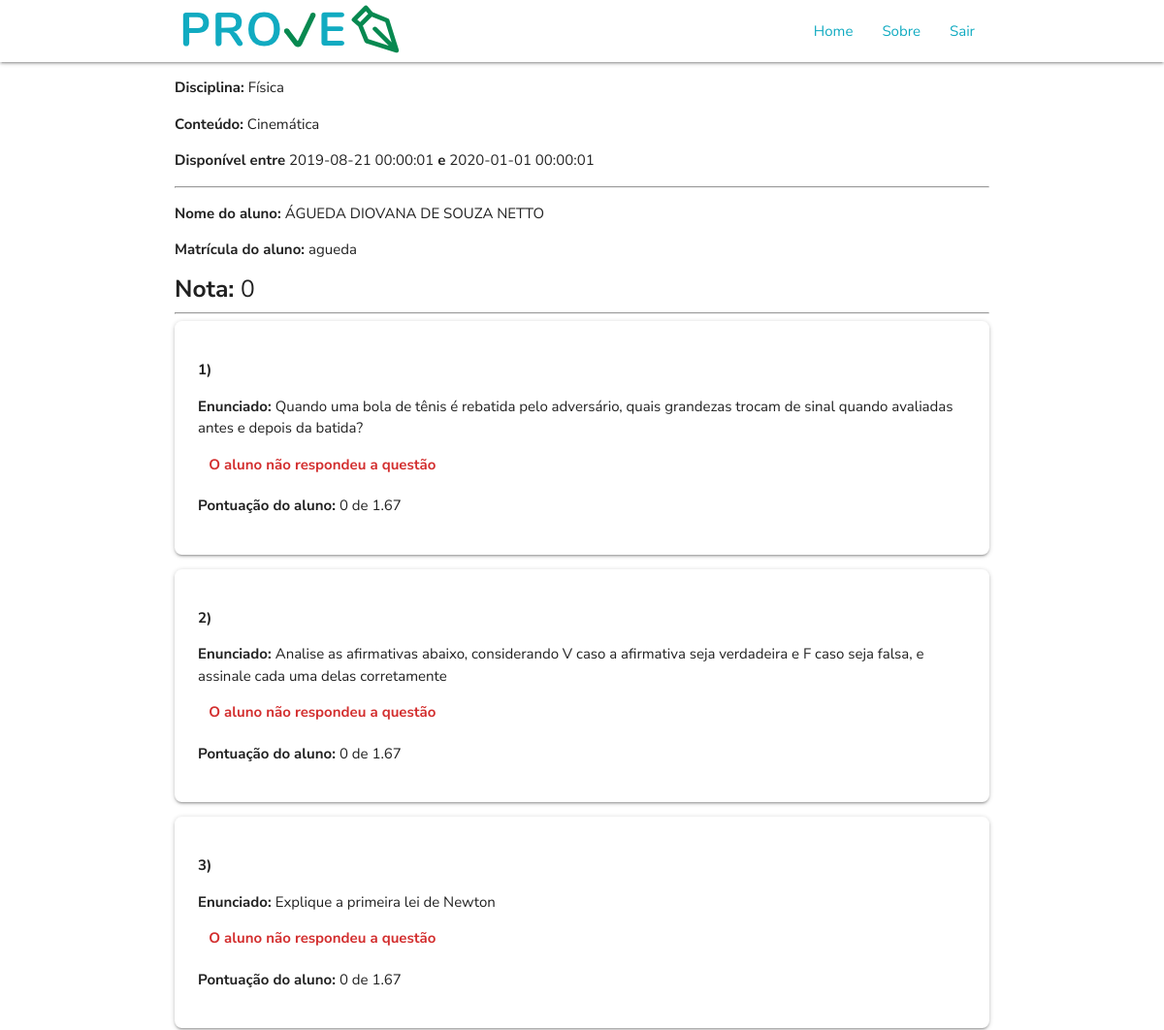
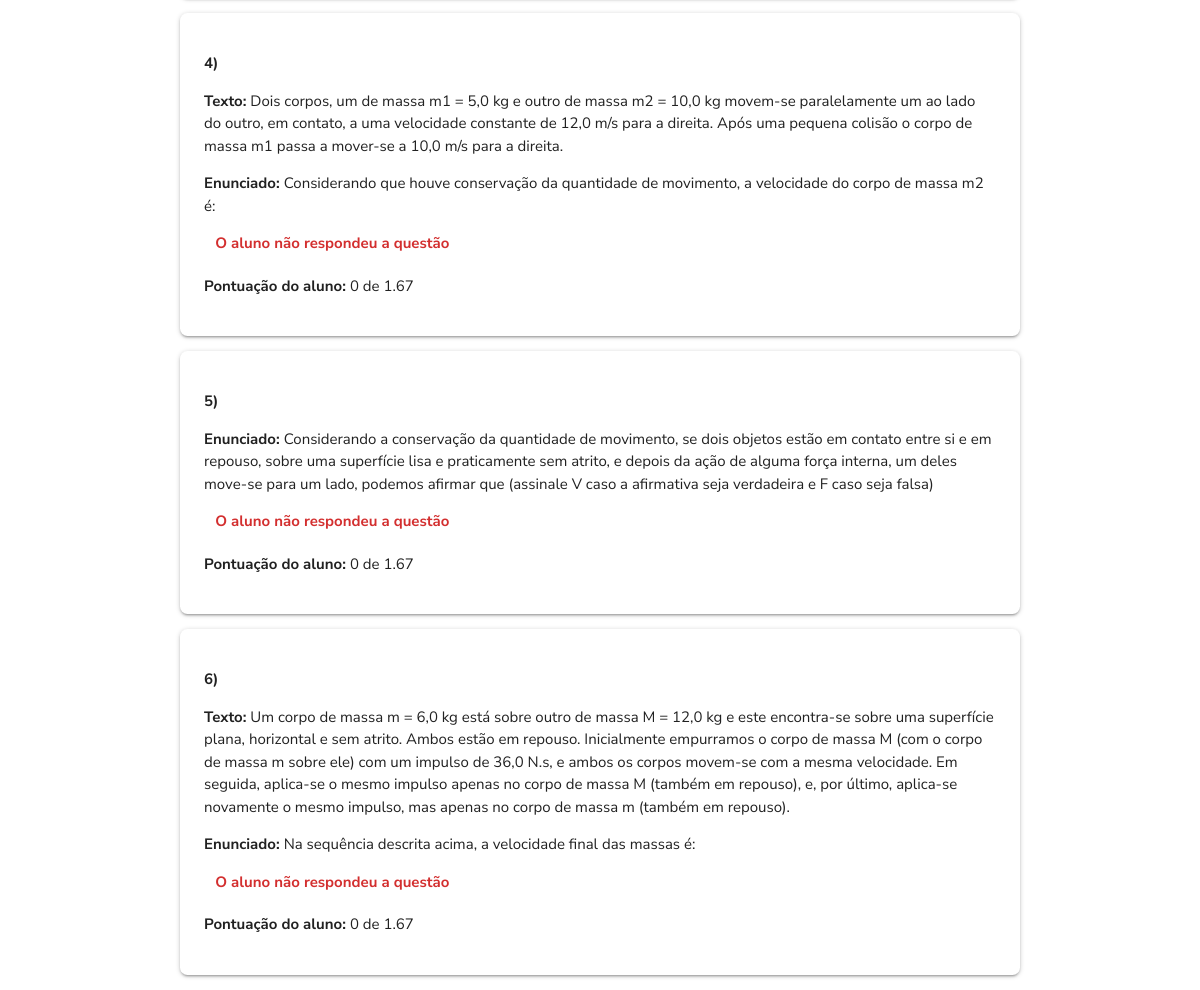
Page /avaliacao_viewCorrecao_aluno.php?codigo=1 (signed in) on the committed database (2 pictures, top to bottom).
### tables this page shows
CREATE TABLE IF NOT EXISTS `Avaliacoes` (
  `Codigo_Avaliacao` INT NOT NULL AUTO_INCREMENT,
  `Conteudo` VARCHAR(50) NOT NULL,
  `Disciplina_Codigo_Disciplina` INT NOT NULL,
  `Data_Inicio` DATETIME NOT NULL,
  `Data_Fim` DATETIME NOT NULL,
  `Peso` VARCHAR(5) NULL,
  `Embaralhar` TINYINT NULL,
  PRIMARY KEY (`Codigo_Avaliacao`),
  INDEX `fk_Avaliacoes_Disciplina1_idx` (`Disciplina_Codigo_Disciplina` ASC),
  CONSTRAINT `fk_Avaliacoes_Disciplina1`
    FOREIGN KEY (`Disciplina_Codigo_Disciplina`)
    REFERENCES `Disciplinas` (`Codigo_Disciplina`)
    ON DELETE NO ACTION
    ON UPDATE NO ACTION);

CREATE TABLE IF NOT EXISTS `Disciplinas` (
  `Codigo_Disciplina` INT NOT NULL AUTO_INCREMENT,
  `Nome` VARCHAR(50) NOT NULL,
  `Serie_Codigo_Serie` INT NOT NULL,
  PRIMARY KEY (`Codigo_Disciplina`),
  INDEX `fk_Disciplinas_Serie1_idx` (`Serie_Codigo_Serie` ASC),
  CONSTRAINT `fk_Disciplinas_Serie1`
    FOREIGN KEY (`Serie_Codigo_Serie`)
    REFERENCES `Serie` (`Codigo_Serie`)
    ON DELETE NO ACTION
    ON UPDATE NO ACTION);

CREATE TABLE IF NOT EXISTS `Questao` (
  `Codigo_Questao` INT NOT NULL AUTO_INCREMENT,
  `Enunciado` TEXT,
  `Texto` TEXT NULL,
  `Tipo_Codigo` INT NOT NULL,
  PRIMARY KEY (`Codigo_Questao`),
  INDEX `fk_Questao_Tipo1_idx` (`Tipo_Codigo` ASC),
  CONSTRAINT `fk_Questao_Tipo1`
    FOREIGN KEY (`Tipo_Codigo`)
    REFERENCES `Tipo` (`Codigo_Tipo`)
    ON DELETE NO ACTION
    ON UPDATE NO ACTION);

### disciplinas_pdo.php (called while the page is built, shortened)
<?php
function selectPDO_discaval ($codigo, $tabela ) {
	try {
		$sql = 'select d.Codigo_Disciplina as "ID Disciplina", d.Nome as "Disciplina", a.Codigo_Avaliacao as "ID Avaliacao", a.Conteudo, a.Data_Inicio, a.Data_Fim, a.Peso, a.Embaralhar
		 FROM avaliacoes a, disciplinas d
		 WHERE d.Codigo_Disciplina = a.Disciplina_Codigo_Disciplina ';
		if($tabela == 'disciplina') {
			$sql .= ' and d.Codigo_Disciplina = '.$codigo;
		} else if ($tabela == 'avaliacao') {
			$sql .=  'and a.Codigo_Avaliacao = '.$codigo;
		}
		$sql .= " ORDER BY a.Data_Fim";
		$consulta = $GLOBALS['pdo']->query($sql);
		$registros = array();
		for ($i = 0; $linha = $consulta->fetch(PDO::FETCH_ASSOC); $i++) {
			$registros[$i] = array();
			array_push($registros[$i], $linha['ID Disciplina']);
			array_push($registros[$i], $linha['Disciplina']);
			array_push($registros[$i], $linha['ID Avaliacao']);
			array_push($registros[$i], $linha['Conteudo']);
			array_push($registros[$i], $linha['Data_Inicio']);
			array_push($registros[$i], $linha['Data_Fim']);
			array_push($registros[$i], $linha['Peso']);
			array_push($registros[$i], $linha['Embaralhar']);
		}
		return $registros;
	} catch (PDOException $e) {
		echo "Erro: ".$e->getMessage();
	}
}
?>

### avaliacao_viewCorrecao_aluno.php (the view, shortened to what this page needs)
<!DOCTYPE html>
<?php
	if (isset($_POST['codigo'])) {
		$codigo = $_POST['codigo'];
	} else if (isset($_GET['codigo'])) {
		$codigo = $_GET['codigo'];
	} else {
		$codigo = '';
	}
	include 'disciplinas_pdo.php';
	include 'avaliacao_pdo.php';
	include 'funcoes.php';
	include 'funcoes_correcao.php';
	$registros = selectPDO_discaval($codigo, 'avaliacao');
	if($codigo != '') {
		$disciplina = $registros[0][1];
		$conteudo = $registros[0][3];
		$data_inicio = $registros[0][4];
		$data_fim = $registros[0][5];
	} else {
		$title = '';
	}
?>
<html>
<head>
	<link rel="stylesheet" href="https://cdnjs.cloudflare.com/ajax/libs/materialize/1.0.0/css/materialize.min.css">
	<link href="assets/css/login/login.css" type="text/css" rel="stylesheet" media="screen,projection"/>
</head>
<body>
	<header>
	</header>
	<main>
		<div class="container">
			<div id="info-avaliacao">
			<?php
				echo "<p><b>Disciplina:</b> ".$disciplina."</p>";
				echo "<p><b>Conteúdo:</b> ".$conteudo."</p>";
				echo "<p><b>Disponível entre</b> ".$data_inicio." <b>e</b> ".$data_fim."</p>";
				echo "<hr/>";
				echo "<p><b>Nome do aluno: </b> ".$_SESSION['nome']."</p>";
				echo "<p><b>Matrícula do aluno: </b> ".$_SESSION['matricula']."</p>";
				echo "<h5><b>Nota: </b>".notaAvaliacao($codigo, $_SESSION['matricula'])."</h5>";
				echo "<hr/>";
			?>
			</div>
			<div id="avaliacao-correcao">
				<?php correcaoAvaliacao_view($codigo, $_SESSION['matricula']); ?>
			</div>
		</div>
	</main>
</body>
</html>

### funcoes_correcao.php (shortened to what this page needs)
<?php
	function notaAvaliacao($cod_avaliacao, $matricula) {
		$correcao = correcaoAvaliacao($cod_avaliacao, $matricula);
		$qtd_questoes = count($correcao);
		if($qtd_questoes > 0) {
			$valor_questao = 10 / $qtd_questoes;
			$nota = 0;
			for ($i=0; $i < $qtd_questoes; $i++) {
				$nota += $correcao[$i][1];
			}
			$nota *= $valor_questao;
			return round($nota,1);
		}
	}
	function correcaoAvaliacao($cod_avaliacao, $matricula) {
		$query = "SELECT Codigo_Questao FROM Questao Q, Questoes_has_Avaliacoes QA WHERE QA.Questoes_Codigo_Questao = Q.Codigo_Questao AND QA.Avaliacoes_Codigo_Avaliacao = ".$cod_avaliacao;
		$consulta = $GLOBALS['pdo']->query($query);
		$cod_questoes = array();
		for ($i = 0; $linha = $consulta->fetch(PDO::FETCH_ASSOC); $i++) {
			array_push($cod_questoes, $linha['Codigo_Questao']);
		}
		$qtd_questoes = count($cod_questoes);
		$correcao = array();
		for ($i=0; $i < $qtd_questoes; $i++) {
			$correcao[$i] = array();
			$correcao[$i][0] = $cod_questoes[$i];
			$correcao[$i][1] = correcaoResposta($cod_questoes[$i], $matricula);
		}
		return $correcao;
	}
	function correcaoResposta($cod_questao, $matricula) {
		$query = "SELECT Tipo_Codigo FROM Questao WHERE Codigo_Questao = ".$cod_questao;
		$consulta = $GLOBALS['pdo']->query($query);
		$linha = $consulta->fetch(PDO::FETCH_ASSOC);
		$tipo_codigo = $linha['Tipo_Codigo'];
		switch ($tipo_codigo) {
			case 1:
				return correcaoResposta_disc($cod_questao, $matricula);
				break;
			case 2:
				return correcaoResposta_unica($cod_questao, $matricula);
				break;
			case 3:
				return correcaoResposta_VouF($cod_questao, $matricula);
				break;
		}
	}
	function correcaoResposta_disc($cod_questao, $matricula) {
		$query0 = "SELECT Codigo_Discursiva FROM Discursiva WHERE Alunos_Matricula = '".$matricula."' AND Questao_Codigo = ".$cod_questao;
		$consulta = $GLOBALS['pdo']->query($query0);
		$linha = $consulta->fetch(PDO::FETCH_ASSOC);
		$cod_resposta = $linha['Codigo_Discursiva'];
		if(isset($cod_resposta)) {
			$query = "SELECT Correta FROM Discursiva WHERE Codigo_Discursiva = ".$cod_resposta.";";
			$consulta = $GLOBALS['pdo']->query($query);
			$linha = $consulta->fetch(PDO::FETCH_ASSOC);
			return ($linha['Correta'] / 2);
		} else {
			return 0;
		}
	}
	function correcaoResposta_unica($cod_questao, $matricula) {
		$query1 = "SELECT Codigo_Alternativa FROM Alternativa WHERE Correta = 1 AND Questao_Codigo = ".$cod_questao;
		$consulta = $GLOBALS['pdo']->query($query1);
		$linha = $consulta->fetch(PDO::FETCH_ASSOC);
		$alt_correta = $linha['Codigo_Alternativa'];
		$query2 = "SELECT Resposta FROM Resposta_Alternativa WHERE Alternativa_Alternativa_Codigo = ".$alt_correta." AND Alunos_Matricula = '".$matricula."'";
		$consulta = $GLOBALS['pdo']->query($query2);
		$linha = $consulta->fetch(PDO::FETCH_ASSOC);
		return $linha['Resposta'];
	}
	function correcaoResposta_VouF($cod_questao, $matricula) {
		$query1 = "SELECT Codigo_Alternativa, Correta FROM Alternativa WHERE Questao_Codigo = ".$cod_questao." ORDER BY Codigo_Alternativa";
		$alt_corretas = array();
		$cod_alts = array();
		$consulta = $GLOBALS['pdo']->query($query1);
		for ($i = 0; $linha = $consulta->fetch(PDO::FETCH_ASSOC); $i++) {
			array_push($alt_corretas, $linha['Correta']);
			array_push($cod_alts, $linha['Codigo_Alternativa']);
		}
		$qtd_alt = count($alt_corretas);
		$inicial = $cod_alts[0];
		$final = $cod_alts[($qtd_alt-1)];
		$query2 = "SELECT Resposta FROM Resposta_Alternativa WHERE Alternativa_Alternativa_Codigo >= ".$inicial." AND Alternativa_Alternativa_Codigo <= ".$final." AND Alunos_Matricula = '".$matricula."' ORDER BY Alternativa_Alternativa_Codigo";
		$consulta = $GLOBALS['pdo']->query($query2);
		$alt_respostas = array();
		for ($i = 0; $linha = $consulta->fetch(PDO::FETCH_ASSOC); $i++) {
			array_push($alt_respostas, $linha['Resposta']);
		}
		if(count($alt_respostas) == count($alt_corretas)) {
			$qtd_acertos = 0;
			for ($i=0; $i < $qtd_alt; $i++) {
				if ($alt_corretas[$i] == $alt_respostas[$i]) {
					$qtd_acertos++;
				}
			}
			$correcao = $qtd_acertos / $qtd_alt;
			return round($correcao,2);
		} else {
			return 0;
		}
	}
	function correcaoAvaliacao_view($cod_avaliacao, $matricula) {
		$query = "SELECT Codigo_Questao, Texto, Enunciado, Tipo_Codigo FROM Questao Q, Questoes_has_Avaliacoes QA WHERE QA.Questoes_Codigo_Questao = Q.Codigo_Questao AND QA.Avaliacoes_Codigo_Avaliacao = ".$cod_avaliacao." ORDER BY Codigo_Questao";
		$consulta = $GLOBALS['pdo']->query($query);
		$questoes = array();
		for ($i = 0; $linha = $consulta->fetch(PDO::FETCH_ASSOC); $i++) {
			$questoes[$i] = array();
			array_push($questoes[$i], $linha['Codigo_Questao']);
			array_push($questoes[$i], $linha['Texto']);
			array_push($questoes[$i], $linha['Enunciado']);
			array_push($questoes[$i], $linha['Tipo_Codigo']);
		}
		$qtd_questoes = count($questoes);
		$valor_questao = round((10 / $qtd_questoes),2);
		$correcao = array();
		for ($i=0; $i < $qtd_questoes; $i++) {
			$correcao[$i] = correcaoResposta($questoes[$i][0], $matricula);
			$nota_questao[$i] = round(($correcao[$i] * $valor_questao), 2);
		}
		for ($i=0; $i < count($questoes); $i++) {
			$noQuestao = $i+1;
			echo "<div class='card-panel'>";
				echo "<p><b>".$noQuestao.")</b></p>";
				if(isset($questoes[$i][1])) { echo "<p><b>Texto:</b> ".$questoes[$i][1]."</p>"; }
				echo "<p><b>Enunciado: </b> ".$questoes[$i][2]."</p>";
			if(jaRespondeu($questoes[$i][0], $questoes[$i][3], $matricula)) {
				correcaoResposta_view($questoes[$i][0], $matricula);
				echo "<p><b>Pontuação do aluno: </b> ".$nota_questao[$i]." de ".$valor_questao."</p>";
			} else {
				echo "<div class='row'><b class='col red-text text-darken-2'>O aluno não respondeu a questão</b></div>";
				echo "<p><b>Pontuação do aluno: </b> 0 de ".$valor_questao."</p>";
			}
			echo "</div>";
		}
	}
	function jaRespondeu ($cod_questao, $tipo_questao, $matricula) {
	if ($tipo_questao == 1) {
		$query = "SELECT count(Alunos_Matricula) as 'Respondeu' FROM Discursiva WHERE Alunos_Matricula = '".$matricula."' AND Questao_Codigo = ".$cod_questao;
	} else {
		$query = "SELECT count(RA.Alunos_Matricula) as 'Respondeu' FROM Resposta_Alternativa RA, Alternativa A
		WHERE Alunos_Matricula = '".$matricula."'
		AND RA.Alternativa_Alternativa_Codigo = A.Codigo_Alternativa
		AND A.Questao_Codigo = ".$cod_questao;
	}
	$consulta = $GLOBALS['pdo']->query($query);
		$linha = $consulta->fetch(PDO::FETCH_ASSOC);
		$respondeu = $linha['Respondeu'];
		if ($respondeu > 0) return true;
		else return false;
	}
?>

### rows in the picture
avaliacoes: Disciplina_Codigo_Disciplina.Nome "Física", Conteudo "Cinemática", Data_Inicio "2019-08-21 00:00:01", Data_Fim "2020-01-01 00:00:01"
questao: Enunciado "Quando uma bola de tênis é rebatida pelo adversário, quais grandezas trocam de sinal quando avaliadas antes e depois da batida?"
questao: Enunciado "Analise as afirmativas abaixo, considerando V caso a afirmativa seja verdadeira e F caso seja falsa, e assinale cada uma delas corretamente"
questao: Enunciado "Explique a primeira lei de Newton"
questao: noQuestao "4", Texto "Dois corpos, um de massa m1 = 5,0 kg e outro de massa m2 = 10,0 kg movem-se paralelamente um ao lado do outro, em contato, a uma velocidade constante de 12,0 m/s para a direita. Após uma pequena colisão o corpo de massa m1 passa a mover-se a 10,0 m/s para a direita.", Enunciado "Considerando que houve conservação da quantidade de movimento, a velocidade do corpo de massa m2 é:"
questao: noQuestao "6", Texto "Um corpo de massa m = 6,0 kg está sobre outro de massa M = 12,0 kg e este encontra-se sobre uma superfície plana, horizontal e sem atrito. Ambos estão em repouso. Inicialmente empurramos o corpo de massa M (com o corpo de massa m sobre ele) com um impulso de 36,0 N.s, e ambos os corpos movem-se com a mesma velocidade. Em seguida, aplica-se o mesmo impulso apenas no corpo de massa M (também em repouso), e, por último, aplica-se novamente o mesmo impulso, mas apenas no corpo de massa m (também em repouso).", Enunciado "Na sequência descrita acima, a velocidade final das massas é:"

### other values in the picture
$_SESSION['nome'] "ÁGUEDA DIOVANA DE SOUZA NETTO"
$_SESSION['matricula'] "agueda"
notaAvaliacao($codigo, $_SESSION['matricula']) "0"
$noQuestao "1"
$noQuestao "2"
$noQuestao "3"
$noQuestao "5"
